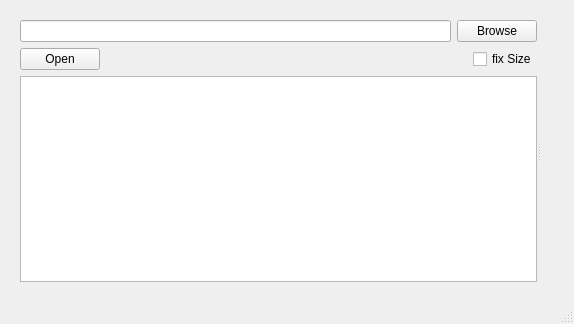
<?xml version="1.0" encoding="UTF-8"?>
<ui version="4.0">
 <class>MainWindow</class>
 <widget class="QMainWindow" name="MainWindow">
  <property name="geometry">
   <rect>
    <x>0</x>
    <y>0</y>
    <width>574</width>
    <height>324</height>
   </rect>
  </property>
  <property name="windowTitle">
   <string>MainWindow</string>
  </property>
  <widget class="QWidget" name="centralwidget">
   <layout class="QGridLayout" name="gridLayout">
    <property name="leftMargin">
     <number>20</number>
    </property>
    <property name="topMargin">
     <number>20</number>
    </property>
    <property name="rightMargin">
     <number>20</number>
    </property>
    <property name="bottomMargin">
     <number>20</number>
    </property>
    <item row="0" column="0">
     <widget class="QSplitter" name="splitter">
      <property name="orientation">
       <enum>Qt::Horizontal</enum>
      </property>
      <widget class="QWidget" name="">
       <layout class="QVBoxLayout" name="verticalLayout_2">
        <item>
         <layout class="QVBoxLayout" name="verticalLayout">
          <item>
           <layout class="QHBoxLayout" name="horizontalLayout">
            <item>
             <widget class="QLineEdit" name="lineInput"/>
            </item>
            <item>
             <widget class="QPushButton" name="buttonInput">
              <property name="text">
               <string>Browse</string>
              </property>
             </widget>
            </item>
           </layout>
          </item>
          <item>
           <layout class="QHBoxLayout" name="horizontalLayout_2">
            <item>
             <widget class="QPushButton" name="buttonOpen">
              <property name="text">
               <string>Open</string>
              </property>
             </widget>
            </item>
            <item>
             <spacer name="horizontalSpacer">
              <property name="orientation">
               <enum>Qt::Horizontal</enum>
              </property>
              <property name="sizeHint" stdset="0">
               <size>
                <width>118</width>
                <height>20</height>
               </size>
              </property>
             </spacer>
            </item>
            <item>
             <widget class="QCheckBox" name="fixSize">
              <property name="text">
               <string>fix Size</string>
              </property>
             </widget>
            </item>
           </layout>
          </item>
         </layout>
        </item>
        <item>
         <widget class="QListWidget" name="listFiles"/>
        </item>
       </layout>
      </widget>
      <widget class="QLabel" name="imageView">
       <property name="text">
        <string/>
       </property>
      </widget>
     </widget>
    </item>
   </layout>
  </widget>
  <widget class="QMenuBar" name="menubar">
   <property name="geometry">
    <rect>
     <x>0</x>
     <y>0</y>
     <width>574</width>
     <height>21</height>
    </rect>
   </property>
  </widget>
  <widget class="QStatusBar" name="statusbar"/>
 </widget>
 <resources/>
 <connections/>
</ui>
